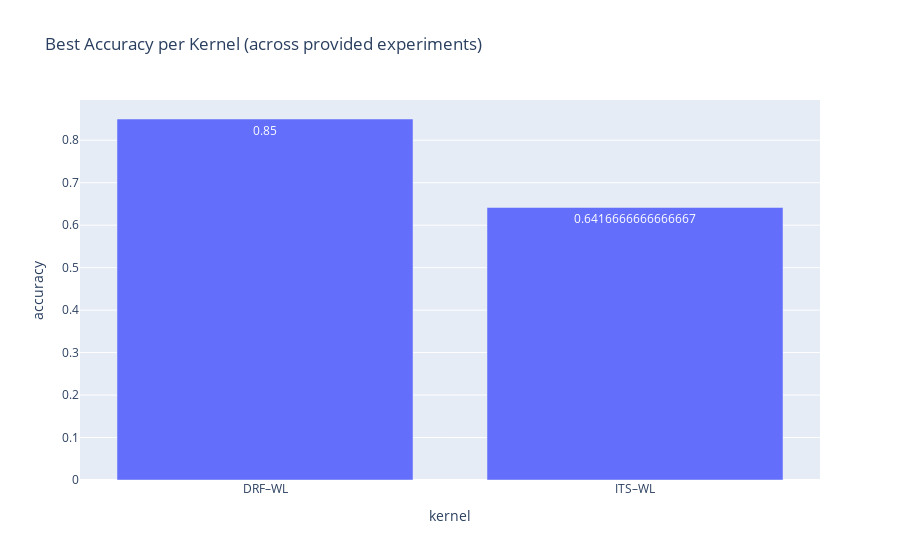
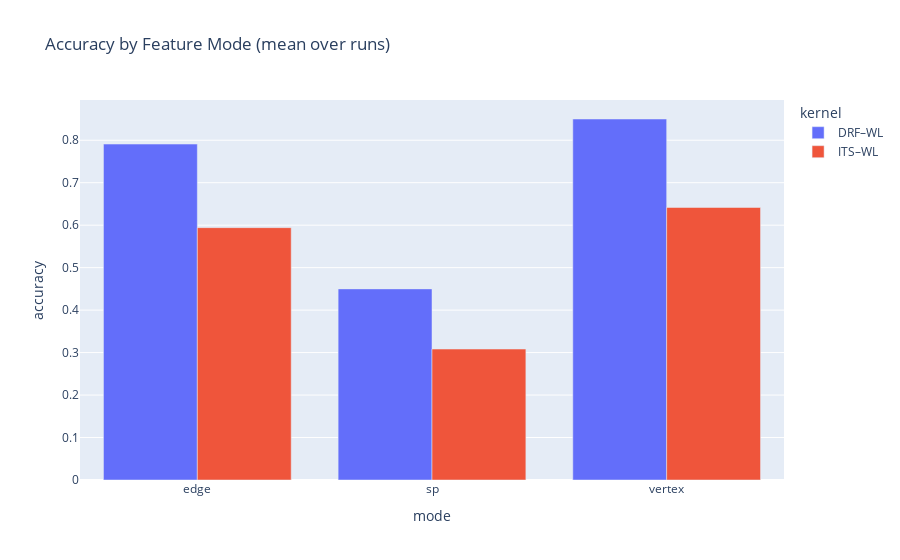
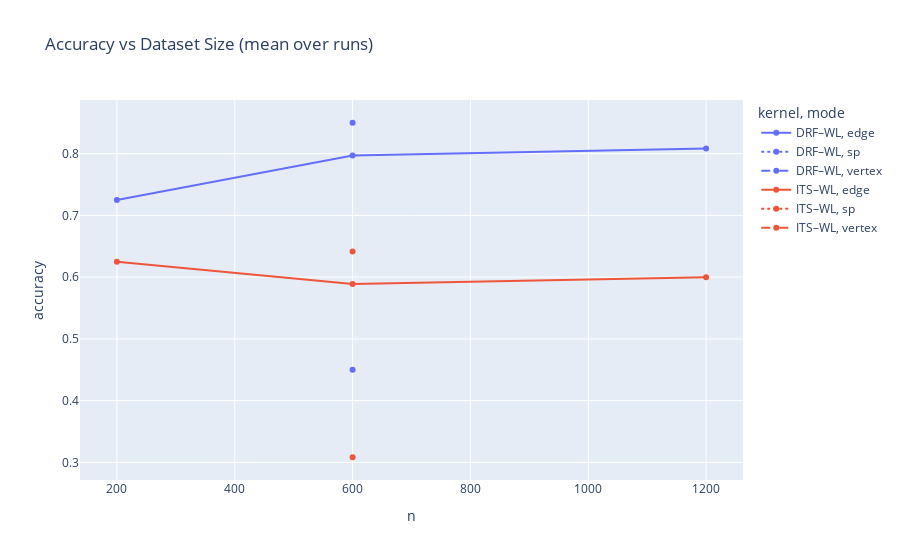
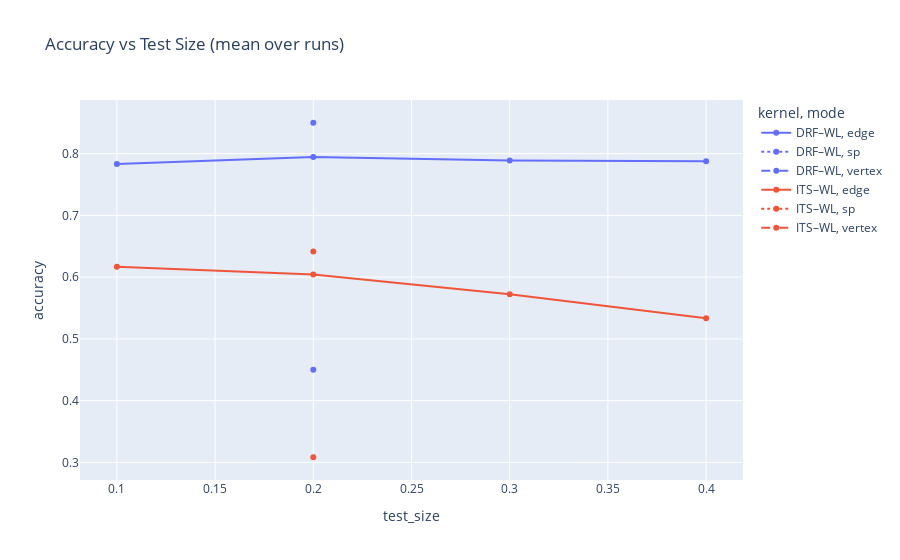

The code cell stored with these charts, in order, in its notebook:
### Code cell
figs = plot_experiment_results(df_results)
for _, fig in figs.items():
    fig.show()

### Figure 1 — Plotly figure (JSON) as saved in the notebook; plotly's stock layout.template omitted (floating-point values rounded to 4 significant figures)
{"data": [{"hovertemplate": "kernel=%{x}<br>accuracy=%{text}<extra></extra>", "legendgroup": "", "marker": {"color": "#636efa", "pattern": {"shape": ""}}, "name": "", "orientation": "v", "showlegend": false, "text": [0.85, 0.6417], "textposition": "auto", "type": "bar", "x": ["DRF–WL", "ITS–WL"], "xaxis": "x", "y": [0.85, 0.6417], "yaxis": "y"}], "layout": {"barmode": "relative", "legend": {"tracegroupgap": 0}, "title": {"text": "Best Accuracy per Kernel (across provided experiments)"}, "xaxis": {"anchor": "y", "domain": [0, 1], "title": {"text": "kernel"}}, "yaxis": {"anchor": "x", "domain": [0, 1], "title": {"text": "accuracy"}}}}

### Figure 2 — Plotly figure (JSON) as saved in the notebook; plotly's stock layout.template omitted (floating-point values rounded to 4 significant figures)
{"data": [{"alignmentgroup": "True", "hovertemplate": "kernel=DRF–WL<br>mode=%{x}<br>accuracy=%{y}<extra></extra>", "legendgroup": "DRF–WL", "marker": {"color": "#636efa", "pattern": {"shape": ""}}, "name": "DRF–WL", "offsetgroup": "DRF–WL", "orientation": "v", "showlegend": true, "textposition": "auto", "type": "bar", "x": ["edge", "sp", "vertex"], "xaxis": "x", "y": [0.791, 0.45, 0.85], "yaxis": "y"}, {"alignmentgroup": "True", "hovertemplate": "kernel=ITS–WL<br>mode=%{x}<br>accuracy=%{y}<extra></extra>", "legendgroup": "ITS–WL", "marker": {"color": "#EF553B", "pattern": {"shape": ""}}, "name": "ITS–WL", "offsetgroup": "ITS–WL", "orientation": "v", "showlegend": true, "textposition": "auto", "type": "bar", "x": ["edge", "sp", "vertex"], "xaxis": "x", "y": [0.5941, 0.3083, 0.6417], "yaxis": "y"}], "layout": {"barmode": "group", "legend": {"title": {"text": "kernel"}, "tracegroupgap": 0}, "title": {"text": "Accuracy by Feature Mode (mean over runs)"}, "xaxis": {"anchor": "y", "domain": [0, 1], "title": {"text": "mode"}}, "yaxis": {"anchor": "x", "domain": [0, 1], "title": {"text": "accuracy"}}}}

### Figure 3 — Plotly figure (JSON) as saved in the notebook; plotly's stock layout.template omitted (floating-point values rounded to 4 significant figures)
{"data": [{"hovertemplate": "kernel=DRF–WL<br>mode=edge<br>n=%{x}<br>accuracy=%{y}<extra></extra>", "legendgroup": "DRF–WL, edge", "line": {"color": "#636efa", "dash": "solid"}, "marker": {"symbol": "circle"}, "mode": "lines+markers", "name": "DRF–WL, edge", "orientation": "v", "showlegend": true, "type": "scatter", "x": [200, 600, 1200], "xaxis": "x", "y": [0.725, 0.797, 0.8083], "yaxis": "y"}, {"hovertemplate": "kernel=DRF–WL<br>mode=sp<br>n=%{x}<br>accuracy=%{y}<extra></extra>", "legendgroup": "DRF–WL, sp", "line": {"color": "#636efa", "dash": "dot"}, "marker": {"symbol": "circle"}, "mode": "lines+markers", "name": "DRF–WL, sp", "orientation": "v", "showlegend": true, "type": "scatter", "x": [600], "xaxis": "x", "y": [0.45], "yaxis": "y"}, {"hovertemplate": "kernel=DRF–WL<br>mode=vertex<br>n=%{x}<br>accuracy=%{y}<extra></extra>", "legendgroup": "DRF–WL, vertex", "line": {"color": "#636efa", "dash": "dash"}, "marker": {"symbol": "circle"}, "mode": "lines+markers", "name": "DRF–WL, vertex", "orientation": "v", "showlegend": true, "type": "scatter", "x": [600], "xaxis": "x", "y": [0.85], "yaxis": "y"}, {"hovertemplate": "kernel=ITS–WL<br>mode=edge<br>n=%{x}<br>accuracy=%{y}<extra></extra>", "legendgroup": "ITS–WL, edge", "line": {"color": "#EF553B", "dash": "solid"}, "marker": {"symbol": "circle"}, "mode": "lines+markers", "name": "ITS–WL, edge", "orientation": "v", "showlegend": true, "type": "scatter", "x": [200, 600, 1200], "xaxis": "x", "y": [0.625, 0.5889, 0.6], "yaxis": "y"}, {"hovertemplate": "kernel=ITS–WL<br>mode=sp<br>n=%{x}<br>accuracy=%{y}<extra></extra>", "legendgroup": "ITS–WL, sp", "line": {"color": "#EF553B", "dash": "dot"}, "marker": {"symbol": "circle"}, "mode": "lines+markers", "name": "ITS–WL, sp", "orientation": "v", "showlegend": true, "type": "scatter", "x": [600], "xaxis": "x", "y": [0.3083], "yaxis": "y"}, {"hovertemplate": "kernel=ITS–WL<br>mode=vertex<br>n=%{x}<br>accuracy=%{y}<extra></extra>", "legendgroup": "ITS–WL, vertex", "line": {"color": "#EF553B", "dash": "dash"}, "marker": {"symbol": "circle"}, "mode": "lines+markers", "name": "ITS–WL, vertex", "orientation": "v", "showlegend": true, "type": "scatter", "x": [600], "xaxis": "x", "y": [0.6417], "yaxis": "y"}], "layout": {"legend": {"title": {"text": "kernel, mode"}, "tracegroupgap": 0}, "title": {"text": "Accuracy vs Dataset Size (mean over runs)"}, "xaxis": {"anchor": "y", "domain": [0, 1], "title": {"text": "n"}}, "yaxis": {"anchor": "x", "domain": [0, 1], "title": {"text": "accuracy"}}}}

### Figure 4 — Plotly figure (JSON) as saved in the notebook; plotly's stock layout.template omitted (floating-point values rounded to 4 significant figures)
{"data": [{"hovertemplate": "kernel=DRF–WL<br>mode=edge<br>test_size=%{x}<br>accuracy=%{y}<extra></extra>", "legendgroup": "DRF–WL, edge", "line": {"color": "#636efa", "dash": "solid"}, "marker": {"symbol": "circle"}, "mode": "lines+markers", "name": "DRF–WL, edge", "orientation": "v", "showlegend": true, "type": "scatter", "x": [0.1, 0.2, 0.3, 0.4], "xaxis": "x", "y": [0.7833, 0.7944, 0.7889, 0.7875], "yaxis": "y"}, {"hovertemplate": "kernel=DRF–WL<br>mode=sp<br>test_size=%{x}<br>accuracy=%{y}<extra></extra>", "legendgroup": "DRF–WL, sp", "line": {"color": "#636efa", "dash": "dot"}, "marker": {"symbol": "circle"}, "mode": "lines+markers", "name": "DRF–WL, sp", "orientation": "v", "showlegend": true, "type": "scatter", "x": [0.2], "xaxis": "x", "y": [0.45], "yaxis": "y"}, {"hovertemplate": "kernel=DRF–WL<br>mode=vertex<br>test_size=%{x}<br>accuracy=%{y}<extra></extra>", "legendgroup": "DRF–WL, vertex", "line": {"color": "#636efa", "dash": "dash"}, "marker": {"symbol": "circle"}, "mode": "lines+markers", "name": "DRF–WL, vertex", "orientation": "v", "showlegend": true, "type": "scatter", "x": [0.2], "xaxis": "x", "y": [0.85], "yaxis": "y"}, {"hovertemplate": "kernel=ITS–WL<br>mode=edge<br>test_size=%{x}<br>accuracy=%{y}<extra></extra>", "legendgroup": "ITS–WL, edge", "line": {"color": "#EF553B", "dash": "solid"}, "marker": {"symbol": "circle"}, "mode": "lines+markers", "name": "ITS–WL, edge", "orientation": "v", "showlegend": true, "type": "scatter", "x": [0.1, 0.2, 0.3, 0.4], "xaxis": "x", "y": [0.6167, 0.6042, 0.5722, 0.5333], "yaxis": "y"}, {"hovertemplate": "kernel=ITS–WL<br>mode=sp<br>test_size=%{x}<br>accuracy=%{y}<extra></extra>", "legendgroup": "ITS–WL, sp", "line": {"color": "#EF553B", "dash": "dot"}, "marker": {"symbol": "circle"}, "mode": "lines+markers", "name": "ITS–WL, sp", "orientation": "v", "showlegend": true, "type": "scatter", "x": [0.2], "xaxis": "x", "y": [0.3083], "yaxis": "y"}, {"hovertemplate": "kernel=ITS–WL<br>mode=vertex<br>test_size=%{x}<br>accuracy=%{y}<extra></extra>", "legendgroup": "ITS–WL, vertex", "line": {"color": "#EF553B", "dash": "dash"}, "marker": {"symbol": "circle"}, "mode": "lines+markers", "name": "ITS–WL, vertex", "orientation": "v", "showlegend": true, "type": "scatter", "x": [0.2], "xaxis": "x", "y": [0.6417], "yaxis": "y"}], "layout": {"legend": {"title": {"text": "kernel, mode"}, "tracegroupgap": 0}, "title": {"text": "Accuracy vs Test Size (mean over runs)"}, "xaxis": {"anchor": "y", "domain": [0, 1], "title": {"text": "test_size"}}, "yaxis": {"anchor": "x", "domain": [0, 1], "title": {"text": "accuracy"}}}}
